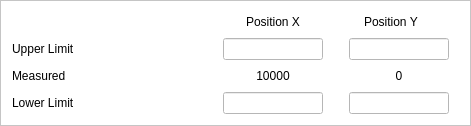
               <widget class="QFrame" name="frame_5">
                <property name="sizePolicy">
                 <sizepolicy hsizetype="Preferred" vsizetype="Preferred">
                  <horstretch>0</horstretch>
                  <verstretch>0</verstretch>
                 </sizepolicy>
                </property>
                <property name="minimumSize">
                 <size>
                  <width>0</width>
                  <height>0</height>
                 </size>
                </property>
                <property name="styleSheet">
                 <string notr="true">background-color: rgb(255, 255, 255);</string>
                </property>
                <property name="frameShape">
                 <enum>QFrame::StyledPanel</enum>
                </property>
                <property name="frameShadow">
                 <enum>QFrame::Raised</enum>
                </property>
                <layout class="QVBoxLayout" name="verticalLayout_6">
                 <item>
                  <layout class="QVBoxLayout" name="verticalLayout_5">
                   <item>
                    <layout class="QHBoxLayout" name="horizontalLayout_6">
                     <item>
                      <spacer name="horizontalSpacer_3">
                       <property name="orientation">
                        <enum>Qt::Horizontal</enum>
                       </property>
                       <property name="sizeType">
                        <enum>QSizePolicy::Expanding</enum>
                       </property>
                       <property name="sizeHint" stdset="0">
                        <size>
                         <width>225</width>
                         <height>20</height>
                        </size>
                       </property>
                      </spacer>
                     </item>
                     <item>
                      <widget class="QLabel" name="label_22">
                       <property name="sizePolicy">
                        <sizepolicy hsizetype="Fixed" vsizetype="Preferred">
                         <horstretch>0</horstretch>
                         <verstretch>0</verstretch>
                        </sizepolicy>
                       </property>
                       <property name="minimumSize">
                        <size>
                         <width>70</width>
                         <height>0</height>
                        </size>
                       </property>
                       <property name="text">
                        <string>Position X</string>
                       </property>
                       <property name="alignment">
                        <set>Qt::AlignCenter</set>
                       </property>
                      </widget>
                     </item>
                     <item>
                      <spacer name="horizontalSpacer_7">
                       <property name="orientation">
                        <enum>Qt::Horizontal</enum>
                       </property>
                       <property name="sizeType">
                        <enum>QSizePolicy::Fixed</enum>
                       </property>
                       <property name="sizeHint" stdset="0">
                        <size>
                         <width>50</width>
                         <height>20</height>
                        </size>
                       </property>
                      </spacer>
                     </item>
                     <item>
                      <widget class="QLabel" name="label_23">
                       <property name="sizePolicy">
                        <sizepolicy hsizetype="Fixed" vsizetype="Preferred">
                         <horstretch>0</horstretch>
                         <verstretch>0</verstretch>
                        </sizepolicy>
                       </property>
                       <property name="minimumSize">
                        <size>
                         <width>70</width>
                         <height>0</height>
                        </size>
                       </property>
                       <property name="text">
                        <string>Position Y</string>
                       </property>
                      </widget>
                     </item>
                     <item>
                      <spacer name="horizontalSpacer_20">
                       <property name="orientation">
                        <enum>Qt::Horizontal</enum>
                       </property>
                       <property name="sizeType">
                        <enum>QSizePolicy::Fixed</enum>
                       </property>
                       <property name="sizeHint" stdset="0">
                        <size>
                         <width>25</width>
                         <height>20</height>
                        </size>
                       </property>
                      </spacer>
                     </item>
                    </layout>
                   </item>
                   <item>
                    <layout class="QHBoxLayout" name="horizontalLayout_3">
                     <item>
                      <widget class="QLabel" name="label_3">
                       <property name="sizePolicy">
                        <sizepolicy hsizetype="Fixed" vsizetype="Preferred">
                         <horstretch>0</horstretch>
                         <verstretch>0</verstretch>
                        </sizepolicy>
                       </property>
                       <property name="minimumSize">
                        <size>
                         <width>100</width>
                         <height>0</height>
                        </size>
                       </property>
                       <property name="text">
                        <string>Upper Limit</string>
                       </property>
                      </widget>
                     </item>
                     <item>
                      <spacer name="horizontalSpacer_2">
                       <property name="orientation">
                        <enum>Qt::Horizontal</enum>
                       </property>
                       <property name="sizeType">
                        <enum>QSizePolicy::Expanding</enum>
                       </property>
                       <property name="sizeHint" stdset="0">
                        <size>
                         <width>100</width>
                         <height>20</height>
                        </size>
                       </property>
                      </spacer>
                     </item>
                     <item>
                      <widget class="QLineEdit" name="ledit_UpperLimitPositX_JC_TableSetting">
                       <property name="sizePolicy">
                        <sizepolicy hsizetype="Fixed" vsizetype="Preferred">
                         <horstretch>0</horstretch>
                         <verstretch>0</verstretch>
                        </sizepolicy>
                       </property>
                       <property name="minimumSize">
                        <size>
                         <width>100</width>
                         <height>0</height>
                        </size>
                       </property>
                       <property name="maximumSize">
                        <size>
                         <width>100</width>
                         <height>16777215</height>
                        </size>
                       </property>
                      </widget>
                     </item>
                     <item>
                      <spacer name="horizontalSpacer_21">
                       <property name="orientation">
                        <enum>Qt::Horizontal</enum>
                       </property>
                       <property name="sizeType">
                        <enum>QSizePolicy::Fixed</enum>
                       </property>
                       <property name="sizeHint" stdset="0">
                        <size>
                         <width>20</width>
                         <height>20</height>
                        </size>
                       </property>
                      </spacer>
                     </item>
                     <item>
                      <widget class="QLineEdit" name="ledit_UpperLimitPositY_JC_TableSetting">
                       <property name="sizePolicy">
                        <sizepolicy hsizetype="Fixed" vsizetype="Preferred">
                         <horstretch>0</horstretch>
                         <verstretch>0</verstretch>
                        </sizepolicy>
                       </property>
                       <property name="minimumSize">
                        <size>
                         <width>100</width>
                         <height>0</height>
                        </size>
                       </property>
                       <property name="maximumSize">
                        <size>
                         <width>100</width>
                         <height>16777215</height>
                        </size>
                       </property>
                      </widget>
                     </item>
                     <item>
                      <spacer name="horizontalSpacer_28">
                       <property name="orientation">
                        <enum>Qt::Horizontal</enum>
                       </property>
                       <property name="sizeType">
                        <enum>QSizePolicy::Fixed</enum>
                       </property>
                       <property name="sizeHint" stdset="0">
                        <size>
                         <width>10</width>
                         <height>20</height>
                        </size>
                       </property>
                      </spacer>
                     </item>
                    </layout>
                   </item>
                   <item>
                    <layout class="QHBoxLayout" name="horizontalLayout_8">
                     <item>
                      <widget class="QLabel" name="label_19">
                       <property name="sizePolicy">
                        <sizepolicy hsizetype="Fixed" vsizetype="Preferred">
                         <horstretch>0</horstretch>
                         <verstretch>0</verstretch>
                        </sizepolicy>
                       </property>
                       <property name="minimumSize">
                        <size>
                         <width>100</width>
                         <height>0</height>
                        </size>
                       </property>
                       <property name="text">
                        <string>Measured</string>
                       </property>
                      </widget>
                     </item>
                     <item>
                      <spacer name="horizontalSpacer_4">
                       <property name="orientation">
                        <enum>Qt::Horizontal</enum>
                       </property>
                       <property name="sizeType">
                        <enum>QSizePolicy::Expanding</enum>
                       </property>
                       <property name="sizeHint" stdset="0">
                        <size>
                         <width>135</width>
                         <height>20</height>
                        </size>
                       </property>
                      </spacer>
                     </item>
                     <item>
                      <widget class="QLabel" name="lab_MeasuredPositX_JC_TableSetting">
                       <property name="sizePolicy">
                        <sizepolicy hsizetype="Fixed" vsizetype="Preferred">
                         <horstretch>0</horstretch>
                         <verstretch>0</verstretch>
                        </sizepolicy>
                       </property>
                       <property name="minimumSize">
                        <size>
                         <width>40</width>
                         <height>0</height>
                        </size>
                       </property>
                       <property name="text">
                        <string>10000</string>
                       </property>
                       <property name="alignment">
                        <set>Qt::AlignCenter</set>
                       </property>
                      </widget>
                     </item>
                     <item>
                      <spacer name="horizontalSpacer_23">
                       <property name="orientation">
                        <enum>Qt::Horizontal</enum>
                       </property>
                       <property name="sizeType">
                        <enum>QSizePolicy::Fixed</enum>
                       </property>
                       <property name="sizeHint" stdset="0">
                        <size>
                         <width>80</width>
                         <height>20</height>
                        </size>
                       </property>
                      </spacer>
                     </item>
                     <item>
                      <widget class="QLabel" name="lab_MeasuredPositY_JC_TableSetting">
                       <property name="sizePolicy">
                        <sizepolicy hsizetype="Fixed" vsizetype="Preferred">
                         <horstretch>0</horstretch>
                         <verstretch>0</verstretch>
                        </sizepolicy>
                       </property>
                       <property name="minimumSize">
                        <size>
                         <width>40</width>
                         <height>0</height>
                        </size>
                       </property>
                       <property name="text">
                        <string>0</string>
                       </property>
                       <property name="alignment">
                        <set>Qt::AlignCenter</set>
                       </property>
                      </widget>
                     </item>
                     <item>
                      <spacer name="horizontalSpacer_30">
                       <property name="orientation">
                        <enum>Qt::Horizontal</enum>
                       </property>
                       <property name="sizeType">
                        <enum>QSizePolicy::Fixed</enum>
                       </property>
                       <property name="sizeHint" stdset="0">
                        <size>
                         <width>40</width>
                         <height>20</height>
                        </size>
                       </property>
                      </spacer>
                     </item>
                    </layout>
                   </item>
                   <item>
                    <layout class="QHBoxLayout" name="horizontalLayout_9">
                     <item>
                      <widget class="QLabel" name="label_20">
                       <property name="sizePolicy">
                        <sizepolicy hsizetype="Fixed" vsizetype="Preferred">
                         <horstretch>0</horstretch>
                         <verstretch>0</verstretch>
                        </sizepolicy>
                       </property>
                       <property name="minimumSize">
                        <size>
                         <width>100</width>
                         <height>0</height>
                        </size>
                       </property>
                       <property name="text">
                        <string>Lower Limit</string>
                       </property>
                      </widget>
                     </item>
                     <item>
                      <spacer name="horizontalSpacer_8">
                       <property name="orientation">
                        <enum>Qt::Horizontal</enum>
                       </property>
                       <property name="sizeType">
                        <enum>QSizePolicy::Expanding</enum>
                       </property>
                       <property name="sizeHint" stdset="0">
                        <size>
                         <width>100</width>
                         <height>20</height>
                        </size>
                       </property>
                      </spacer>
                     </item>
                     <item>
                      <widget class="QLineEdit" name="ledit_LowerLimitPositX_JC_TableSetting">
                       <property name="sizePolicy">
                        <sizepolicy hsizetype="Fixed" vsizetype="Preferred">
                         <horstretch>0</horstretch>
                         <verstretch>0</verstretch>
                        </sizepolicy>
                       </property>
                       <property name="minimumSize">
                        <size>
                         <width>100</width>
                         <height>0</height>
                        </size>
                       </property>
                       <property name="maximumSize">
                        <size>
                         <width>100</width>
                         <height>16777215</height>
                        </size>
                       </property>
                      </widget>
                     </item>
                     <item>
                      <spacer name="horizontalSpacer_22">
                       <property name="orientation">
                        <enum>Qt::Horizontal</enum>
                       </property>
                       <property name="sizeType">
                        <enum>QSizePolicy::Fixed</enum>
                       </property>
                       <property name="sizeHint" stdset="0">
                        <size>
                         <width>20</width>
                         <height>20</height>
                        </size>
                       </property>
                      </spacer>
                     </item>
                     <item>
                      <widget class="QLineEdit" name="ledit_LowerLimitPositY_JC_TableSetting">
                       <property name="sizePolicy">
                        <sizepolicy hsizetype="Fixed" vsizetype="Preferred">
                         <horstretch>0</horstretch>
                         <verstretch>0</verstretch>
                        </sizepolicy>
                       </property>
                       <property name="minimumSize">
                        <size>
                         <width>100</width>
                         <height>0</height>
                        </size>
                       </property>
                       <property name="maximumSize">
                        <size>
                         <width>100</width>
                         <height>16777215</height>
                        </size>
                       </property>
                      </widget>
                     </item>
                     <item>
                      <spacer name="horizontalSpacer_29">
                       <property name="orientation">
                        <enum>Qt::Horizontal</enum>
                       </property>
                       <property name="sizeType">
                        <enum>QSizePolicy::Fixed</enum>
                       </property>
                       <property name="sizeHint" stdset="0">
                        <size>
                         <width>10</width>
                         <height>20</height>
                        </size>
                       </property>
                      </spacer>
                     </item>
                    </layout>
                   </item>
                  </layout>
                 </item>
                </layout>
               </widget>
